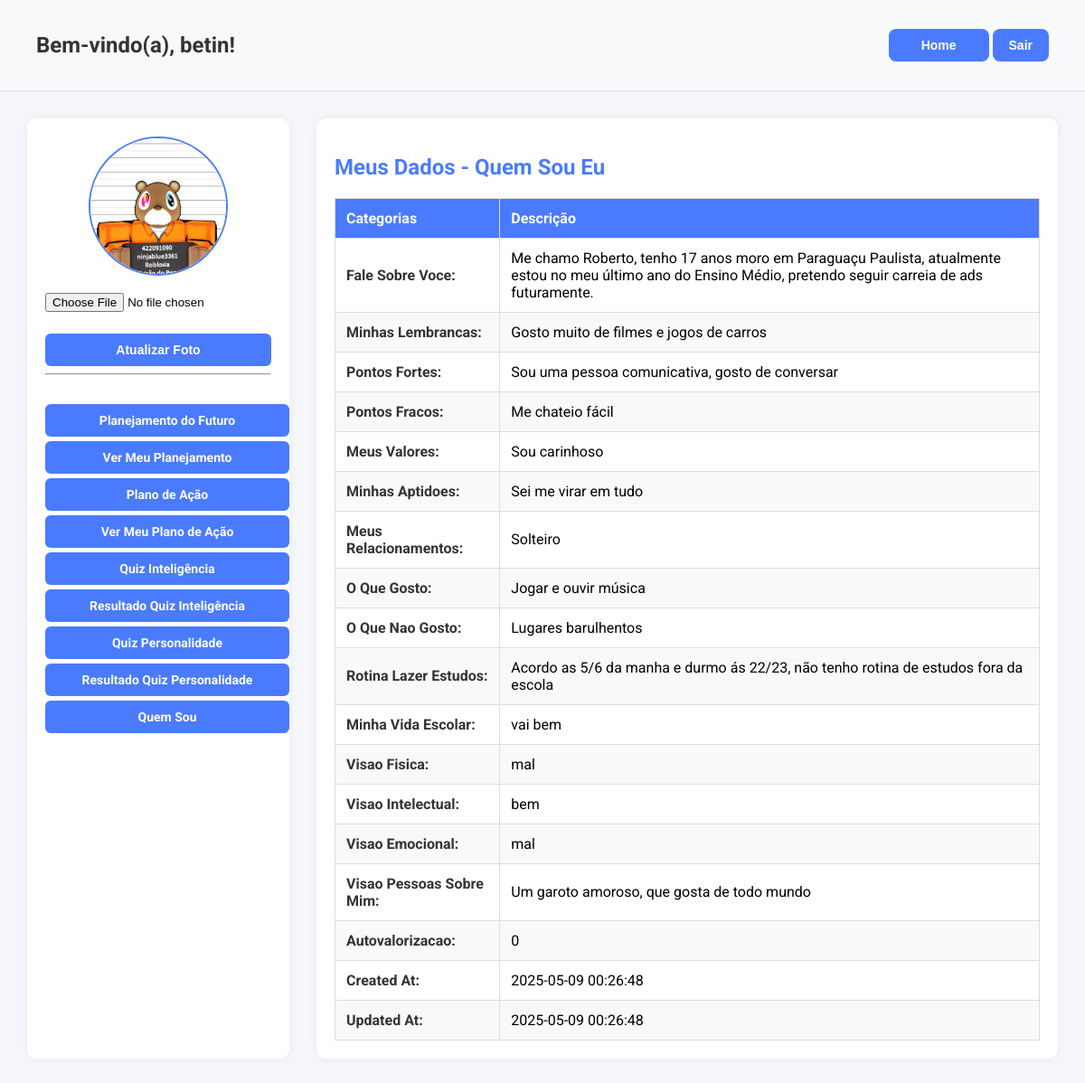
The app's page /MVC/VIEW/perfil.php (signed in) with its own data.
### tables this page shows
CREATE TABLE `users` (
  `id` int(255) NOT NULL,
  `nome` varchar(255) NOT NULL,
  `email` varchar(255) NOT NULL,
  `data_nascimento` date NOT NULL,
  `senha` varchar(255) NOT NULL,
  `sobre_mim` varchar(300) NOT NULL,
  `foto_perfil` varchar(255) NOT NULL,
  `created_at` timestamp(6) NOT NULL DEFAULT current_timestamp(6) ON UPDATE current_timestamp(6),
  `updated_at` timestamp(5) NOT NULL DEFAULT current_timestamp(5)
);

CREATE TABLE `quemsou` (
  `id` int(11) NOT NULL,
  `user_id` int(11) NOT NULL,
  `fale_sobre_voce` text DEFAULT NULL,
  `minhas_lembrancas` text DEFAULT NULL,
  `pontos_fortes` text DEFAULT NULL,
  `pontos_fracos` text DEFAULT NULL,
  `meus_valores` text DEFAULT NULL,
  `minhas_aptidoes` text DEFAULT NULL,
  `meus_relacionamentos` text DEFAULT NULL,
  `o_que_gosto` text DEFAULT NULL,
  `o_que_nao_gosto` text DEFAULT NULL,
  `rotina_lazer_estudos` text DEFAULT NULL,
  `minha_vida_escolar` text DEFAULT NULL,
  `visao_fisica` text DEFAULT NULL,
  `visao_intelectual` text DEFAULT NULL,
  `visao_emocional` text DEFAULT NULL,
  `visao_pessoas_sobre_mim` text DEFAULT NULL,
  `autovalorizacao` int(11) DEFAULT NULL,
  `created_at` timestamp NOT NULL DEFAULT current_timestamp(),
  `updated_at` timestamp NOT NULL DEFAULT current_timestamp() ON UPDATE current_timestamp()
);

### MVC/CONTROLLER/controller.php (called while the page is built, shortened)
<?php
require_once 'C:\xampp\htdocs\Projeto-de-Vida-Roberto-Henryck\MVC\MODEL\model.php';
class Controller
{
    private $Model;
    public function __construct($pdo)
    {
        $this->Model = new Model($pdo);
    }
    public function listarQuemSou($user_id) {
        return $this->Model->listarQuemSou($user_id);
    }
}
?>

### MVC/MODEL/model.php (called while the page is built, shortened)
<?php
class Model
{
    private $pdo;
    public function __construct($pdo)
    {
        $this->pdo = $pdo;
    }
    public function listarQuemSou($user_id) {
        $sql = "SELECT * FROM quemsou WHERE user_id = :user_id";
        $stmt = $this->pdo->prepare($sql);
        $stmt->execute([":user_id" => $user_id]);
        return $stmt->fetch(PDO::FETCH_ASSOC);
    }
}
?>

### MVC/VIEW/perfil.php (the view, shortened to what this page needs)
<?php
require_once 'C:\xampp\htdocs\Projeto-de-Vida-Roberto-Henryck\config.php';
require_once 'C:\xampp\htdocs\Projeto-de-Vida-Roberto-Henryck\MVC\CONTROLLER\controller.php';
$usuario_id = $_SESSION['usuario_id'];
$sql = "SELECT nome, foto_perfil FROM users WHERE id = :id";
$stmt = $pdo->prepare($sql);
$stmt->bindParam(':id', $usuario_id, PDO::PARAM_INT);
$stmt->execute();
$usuario = $stmt->fetch(PDO::FETCH_ASSOC);
$foto_perfil = !empty($usuario['foto_perfil']) ? 'users/' . $usuario['foto_perfil'] : 'users/foto_padrao.png';
$controller = new Controller($pdo);
$dados = $controller->listarQuemSou($usuario_id);
?>
<!DOCTYPE html>
<html lang="pt-br">
<head>
</head>
<body>
    <header>
        <h1>Bem-vindo(a), <?= htmlspecialchars($usuario['nome']) ?>!</h1>
        <div class="area-usuario">
            <form action="sair.php" method="POST">
                <button><a href="Home.php">Home</a></button>
                <button type="submit" class="botao-sair">Sair</button>
            </form>
        </div>
    </header>
    <main>
        <div class="sidebar">
            <img src="<?= htmlspecialchars($foto_perfil) ?>" alt="Foto de Perfil"><br>
            <form id="formFoto" action="upload_foto.php" method="POST" enctype="multipart/form-data">
                <input type="file" id="arquivo" name="arquivo" accept="image/*" required><br><br>
                <button type="submit">Atualizar Foto</button>
            </form>
            <hr><br>
            <a href="planejamento_futuro.php">Planejamento do Futuro</a>
            <a href="resultado_planejamento_futuro.php">Ver Meu Planejamento</a>
            <a href="plano_acao.php">Plano de Ação</a>
            <a href="resultado_plano_acao.php">Ver Meu Plano de Ação</a>
            <a href="quiz_inteligencia.php">Quiz Inteligência</a>
            <a href="resultado_inteligencias.php">Resultado Quiz Inteligência</a>
            <a href="quiz_personalidade.php">Quiz Personalidade</a>
            <a href="resultado_personalidade.php">Resultado Quiz Personalidade</a>
            <a href="quem_sou.php">Quem Sou</a>
        </div>
        <div class="content">
            <h2>Meus Dados - Quem Sou Eu</h2>
            <?php if ($dados): ?>
                <table>
                    <thead>
                        <tr>
                            <th>Categorias</th>
                            <th>Descrição</th>
                        </tr>
                    </thead>
                    <tbody>
                    <?php foreach ($dados as $campo => $valor): ?>
    <?php if ($campo !== 'id' && $campo !== 'user_id'): ?>
        <tr>
            <td><strong><?= ucwords(str_replace('_', ' ', $campo)) ?>:</strong></td>
            <td><?= htmlspecialchars($valor) ?></td>
        </tr>
    <?php endif; ?>
<?php endforeach; ?>
                    </tbody>
                </table>
            <?php else: ?>
                <p>Nenhum dado encontrado.</p>
            <?php endif; ?>
        </div>
    </main>
</body>
</html>

### MVC/VIEW/perfil.php (style rules this page uses)
body { font-family: 'Roboto', sans-serif; background-color: #f4f6f9; margin: 0; padding: 0; }
header { background-color: #f8f9fa; padding: 20px 40px; display: flex; justify-content: space-between; align-items: center; border-bottom: 1px solid #e0e0e0; }
header h1 { font-size: 24px; color: #333; }
.area-usuario { display: flex; align-items: center; gap: 15px; }
.botao-sair, a, button { text-decoration: none; background-color: #4A7BFF; color: white; border: none; padding: 10px 18px; font-size: 14px; font-weight: bold; border-radius: 8px; cursor: pointer; transition: background-color 0.3s ease; }
main { display: flex; padding: 30px; }
.sidebar { width: 250px; background: white; border-radius: 10px; padding: 20px; box-shadow: 0 0 10px rgba(0, 0, 0, 0.05); text-align: center; }
.sidebar img { width: 150px; height: 150px; object-fit: cover; border-radius: 50%; margin-bottom: 15px; border: 2px solid #4A7BFF; }
.sidebar button, .sidebar a { display: block; width: 100%; margin: 5px 0; padding: 10px; background-color: #4A7BFF; color: white; border: none; border-radius: 6px; text-decoration: none; text-align: center; font-weight: bold; }
.content { flex-grow: 1; margin-left: 30px; background: white; padding: 20px; border-radius: 10px; box-shadow: 0 0 10px rgba(0, 0, 0, 0.05); }
.content h2 { color: #4A7BFF; }
table { width: 100%; border-collapse: collapse; }
table, th, td { border: 1px solid #ddd; }
th, td { padding: 12px; text-align: left; }
th { background-color: #4A7BFF; color: white; }
tr:nth-child(even) { background-color: #f9f9f9; }
strong { color: #333; }

### records on screen
users: nome "betin", foto_perfil (picture)
quemsou: fale_sobre_voce "Me chamo Roberto, tenho 17 anos moro em Paraguaçu Paulista, atualmente estou no meu último ano do Ensino Médio, pretendo seguir carreia de ads futuramente.", minhas_lembrancas "Gosto muito de filmes e jogos de carros", pontos_fortes "Sou uma pessoa comunicativa, gosto de conversar", pontos_fracos "Me chateio fácil", meus_valores "Sou carinhoso", minhas_aptidoes "Sei me virar em tudo", meus_relacionamentos "Solteiro", o_que_gosto "Jogar e ouvir música", o_que_nao_gosto "Lugares barulhentos", rotina_lazer_estudos "Acordo as 5/6 da manha e durmo ás 22/23, não tenho rotina de estudos fora da escola", minha_vida_escolar "vai bem", visao_fisica "mal", visao_intelectual "bem", visao_emocional "mal", visao_pessoas_sobre_mim "Um garoto amoroso, que gosta de todo mundo", autovalorizacao "0", created_at "2025-05-09 00:26:48", updated_at "2025-05-09 00:26:48"

### other values on screen
str_replace('_', ' ', $campo) "Fale Sobre Voce"
str_replace('_', ' ', $campo) "Minhas Lembrancas"
str_replace('_', ' ', $campo) "Pontos Fortes"
str_replace('_', ' ', $campo) "Pontos Fracos"
str_replace('_', ' ', $campo) "Meus Valores"
str_replace('_', ' ', $campo) "Minhas Aptidoes"
str_replace('_', ' ', $campo) "Meus Relacionamentos"
str_replace('_', ' ', $campo) "O Que Gosto"
str_replace('_', ' ', $campo) "O Que Nao Gosto"
str_replace('_', ' ', $campo) "Rotina Lazer Estudos"
str_replace('_', ' ', $campo) "Minha Vida Escolar"
str_replace('_', ' ', $campo) "Visao Fisica"
str_replace('_', ' ', $campo) "Visao Intelectual"
str_replace('_', ' ', $campo) "Visao Emocional"
str_replace('_', ' ', $campo) "Visao Pessoas Sobre Mim"
